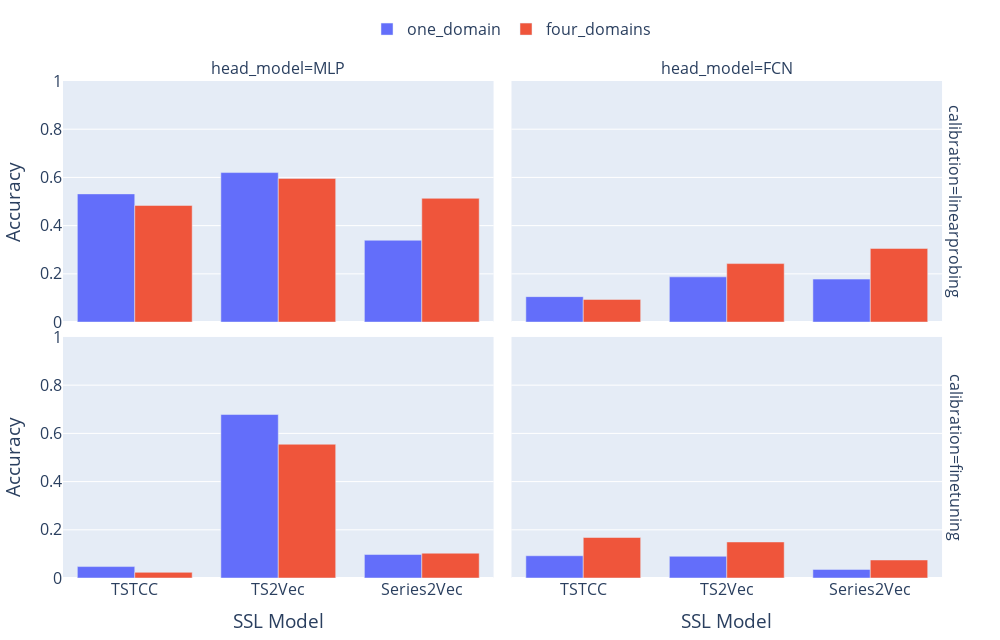

The code cell stored with this chart in its notebook:
### Code cell
fig = px.bar(fragment_result, x='ssl_model', y='acc', color='scenario', 
             facet_row='calibration', facet_col='head_model', barmode='group',
             labels={'ssl_model': 'SSL Model', 'acc': 'Accuracy', 'scenario': 'Scenario'},)

fig.update_yaxes(range=[0, 1])
fig.update_layout(height=640, width=1000, font_size=16, 
                  legend_title_text="",
                  margin=dict(l=40, r=40, b=30, t=80),
                  showlegend=True,
                  legend=dict(orientation="h", yanchor="bottom", y=1.07, xanchor="center", x=0.5)
)

### Figure 1 — Plotly figure (JSON) as saved in the notebook; plotly's stock layout.template omitted (floating-point values rounded to 4 significant figures)
{"data": [{"alignmentgroup": "True", "hovertemplate": "Scenario=one_domain<br>calibration=linearprobing<br>head_model=MLP<br>SSL Model=%{x}<br>Accuracy=%{y}<extra></extra>", "legendgroup": "one_domain", "marker": {"color": "#636efa", "pattern": {"shape": ""}}, "name": "one_domain", "offsetgroup": "one_domain", "orientation": "v", "showlegend": true, "textposition": "auto", "type": "bar", "x": ["TSTCC", "TS2Vec", "Series2Vec"], "xaxis": "x3", "y": [0.5317, 0.6201, 0.3393], "yaxis": "y3"}, {"alignmentgroup": "True", "hovertemplate": "Scenario=one_domain<br>calibration=linearprobing<br>head_model=FCN<br>SSL Model=%{x}<br>Accuracy=%{y}<extra></extra>", "legendgroup": "one_domain", "marker": {"color": "#636efa", "pattern": {"shape": ""}}, "name": "one_domain", "offsetgroup": "one_domain", "orientation": "v", "showlegend": false, "textposition": "auto", "type": "bar", "x": ["TSTCC", "TS2Vec", "Series2Vec"], "xaxis": "x4", "y": [0.1054, 0.1874, 0.1781], "yaxis": "y4"}, {"alignmentgroup": "True", "hovertemplate": "Scenario=one_domain<br>calibration=finetuning<br>head_model=MLP<br>SSL Model=%{x}<br>Accuracy=%{y}<extra></extra>", "legendgroup": "one_domain", "marker": {"color": "#636efa", "pattern": {"shape": ""}}, "name": "one_domain", "offsetgroup": "one_domain", "orientation": "v", "showlegend": false, "textposition": "auto", "type": "bar", "x": ["TSTCC", "TS2Vec", "Series2Vec"], "xaxis": "x", "y": [0.0474, 0.6782, 0.0974], "yaxis": "y"}, {"alignmentgroup": "True", "hovertemplate": "Scenario=one_domain<br>calibration=finetuning<br>head_model=FCN<br>SSL Model=%{x}<br>Accuracy=%{y}<extra></extra>", "legendgroup": "one_domain", "marker": {"color": "#636efa", "pattern": {"shape": ""}}, "name": "one_domain", "offsetgroup": "one_domain", "orientation": "v", "showlegend": false, "textposition": "auto", "type": "bar", "x": ["TSTCC", "TS2Vec", "Series2Vec"], "xaxis": "x2", "y": [0.0923, 0.0901, 0.0357], "yaxis": "y2"}, {"alignmentgroup": "True", "hovertemplate": "Scenario=four_domains<br>calibration=linearprobing<br>head_model=MLP<br>SSL Model=%{x}<br>Accuracy=%{y}<extra></extra>", "legendgroup": "four_domains", "marker": {"color": "#EF553B", "pattern": {"shape": ""}}, "name": "four_domains", "offsetgroup": "four_domains", "orientation": "v", "showlegend": true, "textposition": "auto", "type": "bar", "x": ["TSTCC", "TS2Vec", "Series2Vec"], "xaxis": "x3", "y": [0.4837, 0.596, 0.5133], "yaxis": "y3"}, {"alignmentgroup": "True", "hovertemplate": "Scenario=four_domains<br>calibration=linearprobing<br>head_model=FCN<br>SSL Model=%{x}<br>Accuracy=%{y}<extra></extra>", "legendgroup": "four_domains", "marker": {"color": "#EF553B", "pattern": {"shape": ""}}, "name": "four_domains", "offsetgroup": "four_domains", "orientation": "v", "showlegend": false, "textposition": "auto", "type": "bar", "x": ["TSTCC", "TS2Vec", "Series2Vec"], "xaxis": "x4", "y": [0.0939, 0.2425, 0.3054], "yaxis": "y4"}, {"alignmentgroup": "True", "hovertemplate": "Scenario=four_domains<br>calibration=finetuning<br>head_model=MLP<br>SSL Model=%{x}<br>Accuracy=%{y}<extra></extra>", "legendgroup": "four_domains", "marker": {"color": "#EF553B", "pattern": {"shape": ""}}, "name": "four_domains", "offsetgroup": "four_domains", "orientation": "v", "showlegend": false, "textposition": "auto", "type": "bar", "x": ["TSTCC", "TS2Vec", "Series2Vec"], "xaxis": "x", "y": [0.0235, 0.5549, 0.1029], "yaxis": "y"}, {"alignmentgroup": "True", "hovertemplate": "Scenario=four_domains<br>calibration=finetuning<br>head_model=FCN<br>SSL Model=%{x}<br>Accuracy=%{y}<extra></extra>", "legendgroup": "four_domains", "marker": {"color": "#EF553B", "pattern": {"shape": ""}}, "name": "four_domains", "offsetgroup": "four_domains", "orientation": "v", "showlegend": false, "textposition": "auto", "type": "bar", "x": ["TSTCC", "TS2Vec", "Series2Vec"], "xaxis": "x2", "y": [0.168, 0.1495, 0.0747], "yaxis": "y2"}], "layout": {"annotations": [{"font": {}, "showarrow": false, "text": "head_model=MLP", "x": 0.24, "xanchor": "center", "xref": "paper", "y": 1, "yanchor": "bottom", "yref": "paper"}, {"font": {}, "showarrow": false, "text": "head_model=FCN", "x": 0.74, "xanchor": "center", "xref": "paper", "y": 1, "yanchor": "bottom", "yref": "paper"}, {"font": {}, "showarrow": false, "text": "calibration=finetuning", "textangle": 90, "x": 0.98, "xanchor": "left", "xref": "paper", "y": 0.2425, "yanchor": "middle", "yref": "paper"}, {"font": {}, "showarrow": false, "text": "calibration=linearprobing", "textangle": 90, "x": 0.98, "xanchor": "left", "xref": "paper", "y": 0.7575, "yanchor": "middle", "yref": "paper"}], "barmode": "group", "font": {"size": 16}, "height": 640, "legend": {"orientation": "h", "title": {"text": ""}, "tracegroupgap": 0, "x": 0.5, "xanchor": "center", "y": 1.07, "yanchor": "bottom"}, "margin": {"b": 30, "l": 40, "r": 40, "t": 80}, "showlegend": true, "width": 1000, "xaxis": {"anchor": "y", "domain": [0, 0.48], "title": {"text": "SSL Model"}}, "xaxis2": {"anchor": "y2", "domain": [0.5, 0.98], "matches": "x", "title": {"text": "SSL Model"}}, "xaxis3": {"anchor": "y3", "domain": [0, 0.48], "matches": "x", "showticklabels": false}, "xaxis4": {"anchor": "y4", "domain": [0.5, 0.98], "matches": "x", "showticklabels": false}, "yaxis": {"anchor": "x", "domain": [0, 0.485], "range": [0, 1], "title": {"text": "Accuracy"}}, "yaxis2": {"anchor": "x2", "domain": [0, 0.485], "matches": "y", "range": [0, 1], "showticklabels": false}, "yaxis3": {"anchor": "x3", "domain": [0.515, 1], "matches": "y", "range": [0, 1], "title": {"text": "Accuracy"}}, "yaxis4": {"anchor": "x4", "domain": [0.515, 1], "matches": "y", "range": [0, 1], "showticklabels": false}}}
